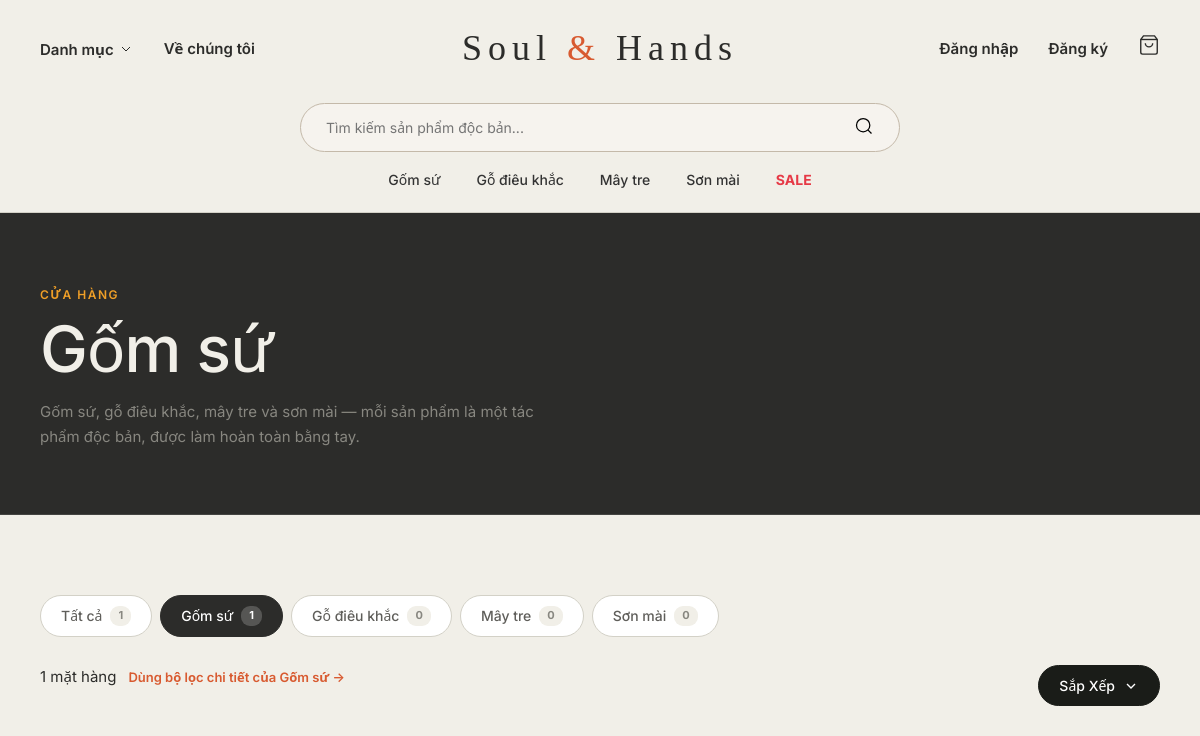
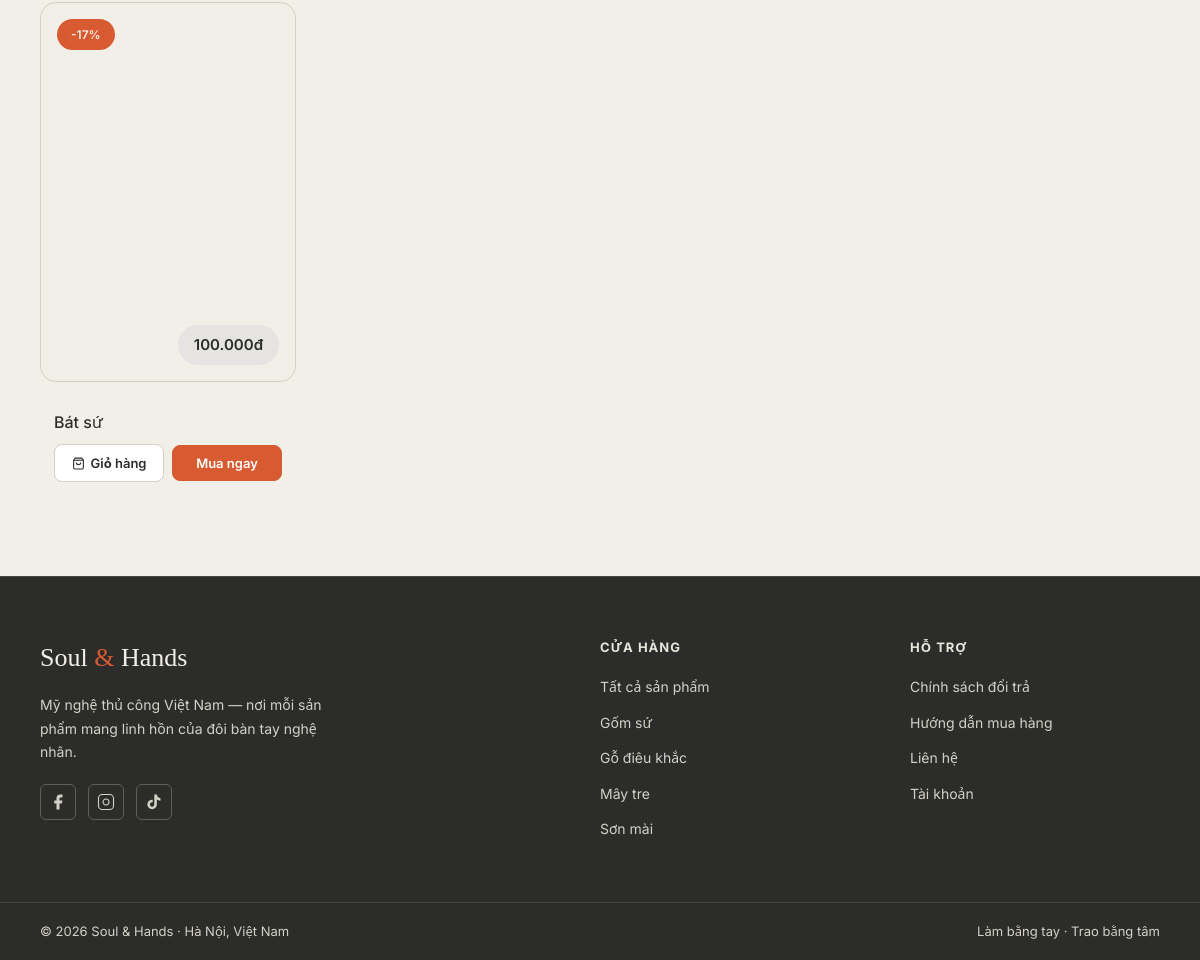
Page /shop.php?cat=gom-su on the earlier database version (2 pictures, top to bottom).
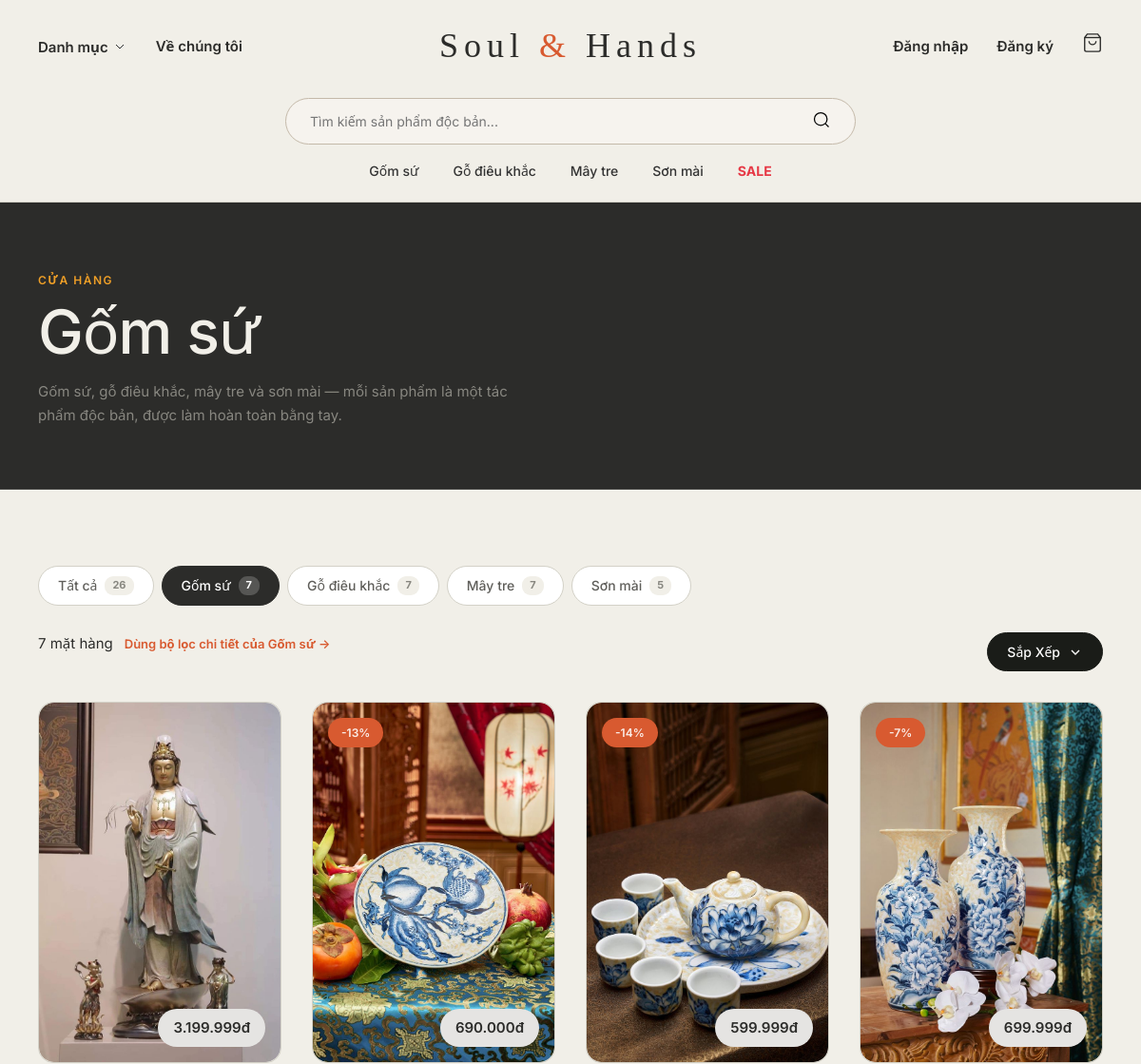
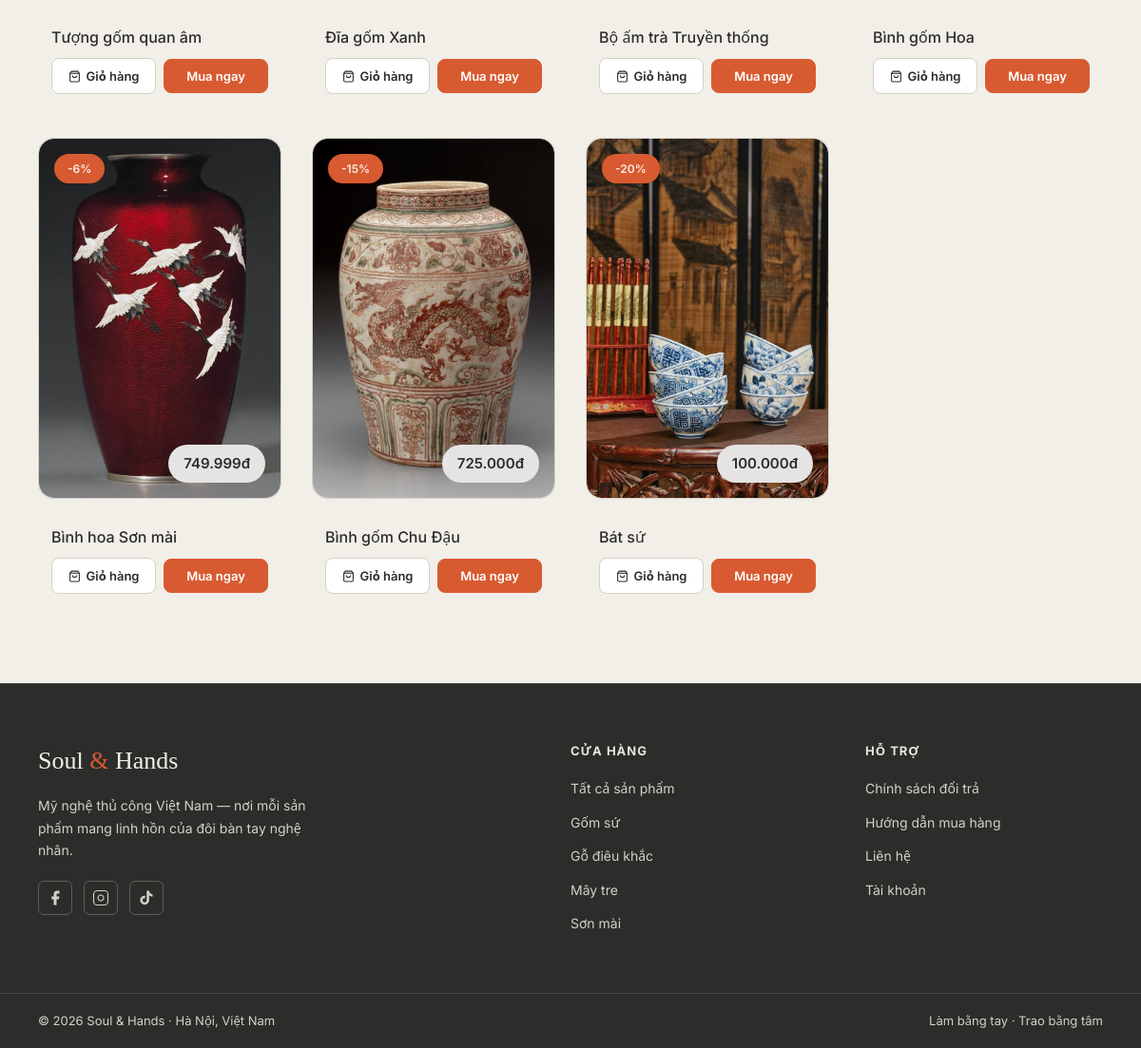
Same page on the later database version (2 pictures, top to bottom).
### tables this page shows
CREATE TABLE `categories` (
  `id` int(10) UNSIGNED NOT NULL,
  `name` varchar(100) NOT NULL,
  `slug` varchar(100) NOT NULL
);

CREATE TABLE `products` (
  `id` int(10) UNSIGNED NOT NULL,
  `name` varchar(200) NOT NULL,
  `category_id` int(10) UNSIGNED NOT NULL,
  `price` decimal(12,0) NOT NULL DEFAULT 0,
  `old_price` decimal(12,0) DEFAULT NULL,
  `badge` varchar(30) DEFAULT NULL,
  `image_url` varchar(500) DEFAULT NULL,
  `description` text DEFAULT NULL,
  `style` varchar(50) DEFAULT NULL,
  `color` varchar(50) DEFAULT NULL,
  `sub_type` varchar(50) DEFAULT NULL,
  `image_class` varchar(30) DEFAULT NULL,
  `created_at` timestamp NOT NULL DEFAULT current_timestamp()
);

### shop.php (the view, shortened to what this page needs)
<?php
require_once 'config/database.php';
require_once 'includes/product-card.php';
$per_page = 12;
$categories = $conn->query("SELECT id, name, slug FROM categories ORDER BY id ASC")
                   ->fetch_all(MYSQLI_ASSOC);
$cat_pages = [
    'gom-su'       => 'gom-su.php',
    'go-dieu-khac' => 'go-dieu-khac.php',
    'may-tre'      => 'may-tre.php',
    'son-mai'      => 'son-mai.php',
];
$cat_counts = [];
$total_all  = 0;
$res = $conn->query("SELECT category_id, COUNT(*) AS cnt FROM products GROUP BY category_id");
while ($r = $res->fetch_assoc()) {
    $cat_counts[(int)$r['category_id']] = (int)$r['cnt'];
    $total_all += (int)$r['cnt'];
}
$cat_slug   = $_GET['cat'] ?? '';
$active_cat = null;
foreach ($categories as $c) {
    if ($c['slug'] === $cat_slug) { $active_cat = $c; break; }
}
$sort_map = [
    'popular'    => 'p.id DESC',
    'price_asc'  => 'p.price ASC',
    'price_desc' => 'p.price DESC',
    'newest'     => 'p.created_at DESC',
];
$sort_labels = [
    'popular'    => 'Sắp Xếp',
    'price_asc'  => 'Giá: Từ Thấp Đến Cao',
    'price_desc' => 'Giá: Từ Cao Đến Thấp',
    'newest'     => 'Hàng Mới Về',
];
$sort = $_GET['sort'] ?? 'popular';
$order_by      = $sort_map[$sort];
$current_label = $sort_labels[$sort];
$page = max(1, (int)($_GET['page'] ?? 1));
$total_items = $active_cat ? ($cat_counts[(int)$active_cat['id']] ?? 0) : $total_all;
$offset = ($page - 1) * $per_page;
if ($active_cat) {
    $stmt = $conn->prepare("
        SELECT p.*, c.name AS category_name
        FROM products p
        JOIN categories c ON p.category_id = c.id
        WHERE p.category_id = ?
        ORDER BY $order_by
        LIMIT $per_page OFFSET $offset
    ");
    $stmt->bind_param('i', $active_cat['id']);
}
$stmt->execute();
$products = $stmt->get_result()->fetch_all(MYSQLI_ASSOC);
function shop_url($cat = '', $sort = 'popular', $page = 1) {
    $p = [];
    if ($cat !== '')         $p['cat']  = $cat;
    if ($sort !== 'popular') $p['sort'] = $sort;
    return 'shop.php' . ($p ? '?' . http_build_query($p) : '');
}
include 'includes/header.php';
?>
<main class="category-page">
    <section class="shop-hero">
        <div class="shop-hero-inner">
            <div class="section-eyebrow light">Cửa hàng</div>
            <h1 class="shop-hero-title"><?= $active_cat ? htmlspecialchars($active_cat['name']) : 'Tất cả <em>tác phẩm</em>' ?></h1>
            <p class="shop-hero-sub">
                Gốm sứ, gỗ điêu khắc, mây tre và sơn mài — mỗi sản phẩm là một tác phẩm độc bản, được làm hoàn toàn bằng tay.
            </p>
        </div>
    </section>
    <section class="products-section shop-grid-wrap">
        <div class="shop-cats">
            <a href="<?= htmlspecialchars(shop_url('', $sort)) ?>" class="shop-cat <?= $cat_slug === '' ? 'active' : '' ?>">
                Tất cả <span class="shop-cat-count"><?= $total_all ?></span>
            </a>
            <?php foreach ($categories as $c): ?>
            <a href="<?= htmlspecialchars(shop_url($c['slug'], $sort)) ?>" class="shop-cat <?= $cat_slug === $c['slug'] ? 'active' : '' ?>">
                <?= htmlspecialchars($c['name']) ?>
                <span class="shop-cat-count"><?= $cat_counts[(int)$c['id']] ?? 0 ?></span>
            </a>
            <?php endforeach; ?>
        </div>
        <div class="products-toolbar">
            <div class="toolbar-left">
                <span class="item-count"><?= $total_items ?> mặt hàng</span>
                <?php if ($active_cat && isset($cat_pages[$active_cat['slug']])): ?>
                <a href="<?= $cat_pages[$active_cat['slug']] ?>" class="filter-clear-all" style="text-decoration:none;color:var(--rust);font-weight:600;">
                    Dùng bộ lọc chi tiết của <?= htmlspecialchars($active_cat['name']) ?> →
                </a>
                <?php endif; ?>
            </div>
            <div class="toolbar-right">
                <div class="sort-dropdown-wrapper">
                    <button class="toolbar-btn btn-sort" id="sort-btn">
                        <?= htmlspecialchars($current_label) ?>
                        <svg width="16" height="16" viewBox="0 0 24 24" fill="none" stroke="currentColor" stroke-width="2"><path d="m6 9 6 6 6-6"/></svg>
                    </button>
                </div>
            </div>
        </div>
        <div class="products-grid">
            <?php if (!empty($products)): ?>
                <?php foreach ($products as $row) render_product_card($row); ?>
            <?php endif; ?>
        </div>
    </section>
</main>
<?php include 'includes/footer.php'; ?>

### includes/header.php (shortened to what this page needs)
<!DOCTYPE html>
<html lang="vi">
<head>
    <link rel="stylesheet" href="assets/css/style.css?v=<?= @filemtime(__DIR__ . '/../assets/css/style.css') ?: 1 ?>">
    <link rel="stylesheet" href="assets/css/category.css?v=<?= @filemtime(__DIR__ . '/../assets/css/category.css') ?: 1 ?>">
    <?php
    $is_logged_in = isset($_SESSION['user_id']) && !empty($_SESSION['user_id']);
    ?>
</head>
<body>
<nav class="header-nav" style="position: relative;">
    <div class="nav-top">
        <div class="nav-left">
    <div class="nav-dropdown-wrapper">
        <button class="nav-item nav-category-btn" id="mega-menu-btn" aria-expanded="false">
            Danh mục
            <svg class="chevron-icon" width="16" height="16" viewBox="0 0 24 24" fill="none" stroke="currentColor" stroke-width="1.5"><path d="m6 9 6 6 6-6"/></svg>
        </button>
    </div>
    <a href="ve-chung-toi.php" class="nav-item">Về chúng tôi</a>
</div>
        <div class="nav-center">
            <a href="index.php" class="logo-text">Soul <em>&</em> Hands</a>
        </div>
        <div class="nav-right">
            <?php if ($is_logged_in): ?>
                <div class="nav-user-wrapper">
                    <button class="nav-user-btn" id="user-menu-btn" aria-expanded="false">
                        <span class="nav-user-avatar">
                            <?= mb_substr($_SESSION['user_name'] ?? 'U', 0, 1, 'UTF-8') ?>
                        </span>
                        <span class="nav-user-name"><?= htmlspecialchars($_SESSION['user_name'] ?? '') ?></span>
                        <svg class="chevron-icon" width="14" height="14" viewBox="0 0 24 24" fill="none" stroke="currentColor" stroke-width="1.5"><path d="m6 9 6 6 6-6"/></svg>
                    </button>
                    <div class="nav-user-dropdown" id="user-menu-content">
                        <?php if (isset($_SESSION['user_role']) && $_SESSION['user_role'] === 'admin'): ?>
                        <a href="admin/index.php" class="user-menu-item">
                            <svg width="15" height="15" viewBox="0 0 24 24" fill="none" stroke="currentColor" stroke-width="1.5"><rect x="3" y="3" width="7" height="7"/><rect x="14" y="3" width="7" height="7"/><rect x="14" y="14" width="7" height="7"/><rect x="3" y="14" width="7" height="7"/></svg>
                            Quản trị
                        </a>
                        <?php endif; ?>
                        <a href="orders.php" class="user-menu-item">
                            <svg width="15" height="15" viewBox="0 0 24 24" fill="none" stroke="currentColor" stroke-width="1.5"><path d="M9 11l3 3L22 4"/><path d="M21 12v7a2 2 0 0 1-2 2H5a2 2 0 0 1-2-2V5a2 2 0 0 1 2-2h11"/></svg>
                            Đơn hàng của tôi
                        </a>
                        <div class="user-menu-divider"></div>
                        <a href="logout.php" class="user-menu-item user-menu-logout">
                            <svg width="15" height="15" viewBox="0 0 24 24" fill="none" stroke="currentColor" stroke-width="1.5"><path d="M9 21H5a2 2 0 0 1-2-2V5a2 2 0 0 1 2-2h4"/><polyline points="16 17 21 12 16 7"/><line x1="21" y1="12" x2="9" y2="12"/></svg>
                            Đăng xuất
                        </a>
                    </div>
                </div>
            <?php else: ?>
                <a href="login.php" class="nav-item">Đăng nhập</a>
                <a href="register.php" class="nav-item">Đăng ký</a>
            <?php endif; ?>
            <a href="cart.php" class="cart-icon" aria-label="Giỏ hàng">
                <svg width="22" height="22" viewBox="0 0 24 24" fill="none" stroke="currentColor" stroke-width="1.5"><path d="M6 2 3 6v14a2 2 0 0 0 2 2h14a2 2 0 0 0 2-2V6l-3-4z"/><line x1="3" y1="6" x2="21" y2="6"/><path d="M16 10a4 4 0 0 1-8 0"/></svg>
            </a>
        </div>
    </div>
    <div class="nav-bottom">
        <div class="search-bar" id="search-bar-wrap" style="position:relative;">
            <form method="GET" action="search.php" role="search" style="display:contents;">
                <?php $search_q = htmlspecialchars($_GET['q'] ?? '', ENT_QUOTES); ?>
                <input
                    type="text" name="q" id="nav-search-input"
                    placeholder="Tìm kiếm sản phẩm độc bản..."
                    class="search-input" autocomplete="off"
                    value="<?= $search_q ?>"
                    aria-label="Tìm kiếm"
                >
                <button type="submit" class="search-btn" aria-label="Tìm kiếm">
                    <svg width="20" height="20" viewBox="0 0 24 24" fill="none" stroke="currentColor" stroke-width="1.5"><circle cx="11" cy="11" r="8"/><path d="m21 21-4.35-4.35"/></svg>
                </button>
            </form>
        </div>
        <ul class="sub-categories">
            <li><a href="gom-su.php">Gốm sứ</a></li>
            <li><a href="go-dieu-khac.php">Gỗ điêu khắc</a></li>
            <li><a href="may-tre.php">Mây tre</a></li>
            <li><a href="son-mai.php">Sơn mài</a></li>
            <li><a href="sale.php" class="sale-link">SALE</a></li>
        </ul>
    </div>
</nav>

### includes/product-card.php (shortened to what this page needs)
<?php
if (!function_exists('render_product_card')) {
    function render_product_card(array $p, array $opts = []) {
        $id       = (int)$p['id'];
        $name     = (string)$p['name'];
        $image    = (string)($p['image_url'] ?? '');
        $badge    = (string)($p['badge'] ?? '');
        $is_sale  = !empty($opts['sale']);
        $name_html = $opts['name_html'] ?? htmlspecialchars($name);
        $data_attrs = 'data-id="' . $id . '"'
            . ' data-name="' . htmlspecialchars($name, ENT_QUOTES) . '"'
            . ' data-price="' . (int)$p['price'] . '"'
            . ' data-image="' . htmlspecialchars($image, ENT_QUOTES) . '"';
        ?>
        <div class="product-card">
            <div class="product-img" onclick="location.href='product.php?id=<?= $id ?>'">
                <?php if ($image !== ''): ?>
                    <img src="<?= htmlspecialchars($image) ?>" alt="<?= htmlspecialchars($name) ?>" class="real-product-img">
                <?php else: ?>
                    <div class="fallback-img <?= htmlspecialchars((string)($p['image_class'] ?? '')) ?>"></div>
                <?php endif; ?>
                <?php if ($badge !== ''): ?>
                    <div class="product-badge <?= $is_sale ? 'sale-badge' : ($badge === 'Mới' ? 'new-badge' : '') ?>">
                        <?= htmlspecialchars($badge) ?>
                    </div>
                <?php endif; ?>
                <div class="price-floating-badge"><?= number_format($p['price'], 0, ',', '.') ?>đ</div>
            </div>
            <div class="product-body">
                <h3 class="product-name" onclick="location.href='product.php?id=<?= $id ?>'"><?= $name_html ?></h3>
                <div class="product-actions">
                    <button class="btn-add-cart" <?= $data_attrs ?>>
                        <svg width="13" height="13" viewBox="0 0 24 24" fill="none" stroke="currentColor" stroke-width="2"><path d="M6 2 3 6v14a2 2 0 0 0 2 2h14a2 2 0 0 0 2-2V6l-3-4z"/><line x1="3" y1="6" x2="21" y2="6"/><path d="M16 10a4 4 0 0 1-8 0"/></svg>
                        Giỏ hàng
                    </button>
                    <button class="btn-buy-now" <?= $data_attrs ?>>Mua ngay</button>
                </div>
            </div>
        </div>
        <?php
    }
}

### includes/footer.php (shortened to what this page needs)
<footer class="footer">
  <div class="footer-top">
    <div class="footer-brand">
      <div class="footer-logo">Soul <em>&</em> Hands</div>
      <p>Mỹ nghệ thủ công Việt Nam — nơi mỗi sản phẩm mang linh hồn của đôi bàn tay nghệ nhân.</p>
      <div class="social-row">
        <a href="#" aria-label="Facebook">
          <svg width="18" height="18" viewBox="0 0 24 24" fill="currentColor"><path d="M18 2h-3a5 5 0 0 0-5 5v3H7v4h3v8h4v-8h3l1-4h-4V7a1 1 0 0 1 1-1h3z"/></svg>
        </a>
        <a href="#" aria-label="Instagram">
          <svg width="18" height="18" viewBox="0 0 24 24" fill="none" stroke="currentColor" stroke-width="1.5"><rect x="2" y="2" width="20" height="20" rx="5" ry="5"/><path d="M16 11.37A4 4 0 1 1 12.63 8 4 4 0 0 1 16 11.37z"/><line x1="17.5" y1="6.5" x2="17.51" y2="6.5"/></svg>
        </a>
        <a href="#" aria-label="TikTok">
        </a>
      </div>
    </div>
    <div class="footer-col">
      <h4>Cửa hàng</h4>
      <ul>
        <li><a href="shop.php">Tất cả sản phẩm</a></li>
        <li><a href="gom-su.php">Gốm sứ</a></li>
        <li><a href="go-dieu-khac.php">Gỗ điêu khắc</a></li>
        <li><a href="may-tre.php">Mây tre</a></li>
        <li><a href="son-mai.php">Sơn mài</a></li>
      </ul>
    </div>
    <div class="footer-col">
      <h4>Hỗ trợ</h4>
      <ul>
        <li><a href="#">Chính sách đổi trả</a></li>
        <li><a href="#">Hướng dẫn mua hàng</a></li>
        <li><a href="#">Liên hệ</a></li>
        <li><a href="login.php">Tài khoản</a></li>
      </ul>
    </div>
  </div>
  <div class="footer-bottom">
    <span>© 2026 Soul & Hands · Hà Nội, Việt Nam</span>
    <span>Làm bằng tay · Trao bằng tâm</span>
  </div>
</footer>
</body>
</html>

### assets/css/category.css (style rules this page uses)
.category-page { min-height: 80vh; }
.products-toolbar { display: flex; justify-content: space-between; align-items: flex-start; margin-bottom: 32px; font-family: var(--font-menu); flex-wrap: wrap; gap: 12px; }
.toolbar-left, .toolbar-right { display: flex; align-items: center; gap: 12px; flex-wrap: wrap; }
.toolbar-btn { display: flex; align-items: center; gap: 8px; padding: 10px 20px; border-radius: 50px; font-family: var(--font-menu); font-size: 14px; font-weight: 500; cursor: pointer; transition: all 0.2s; white-space: nowrap; }
.item-count { font-size: 15px; color: var(--ink); font-weight: 400; }
.filter-clear-all { font-family: var(--font-menu); font-size: 13px; color: var(--ink3); text-decoration: underline; cursor: pointer; white-space: nowrap; transition: color 0.2s; }
.sort-dropdown-wrapper { position: relative; }
.btn-sort { background: #1A1C18; border: 1px solid #1A1C18; color: #ffffff; }

### shop.php (style rules this page uses)
.shop-hero { background: var(--ink); padding: 72px 40px 64px; border-bottom: 0.5px solid #444441; }
.shop-hero-inner { max-width: 1440px; margin: 0 auto; }
.shop-hero-title { font-family: var(--font-display); font-size: 64px; font-weight: 500; color: var(--cream); letter-spacing: -1px; line-height: 1.1; margin: 8px 0 14px; }
.shop-hero-sub { font-family: var(--font-menu); font-size: 15px; color: var(--ink3); max-width: 520px; line-height: 1.7; }
.shop-cats { display: flex; gap: 8px; flex-wrap: wrap; margin-bottom: 28px; }
.shop-cat { display: inline-flex; align-items: center; gap: 8px; padding: 9px 20px; border-radius: 50px; font-family: var(--font-menu); font-size: 14px; font-weight: 500; border: 1.5px solid var(--cream2); background: #fff; color: var(--ink2); transition: all 0.2s; }
.shop-cat.active { background: var(--ink); border-color: var(--ink); color: #fff; }
.shop-cat-count { font-size: 11px; font-weight: 700; padding: 1px 8px; border-radius: 9px; background: var(--page); color: var(--ink3); }
.shop-cat.active .shop-cat-count { background: rgba(255,255,255,0.2); color: #fff; }
.shop-grid-wrap .products-grid { grid-template-columns: repeat(4, 1fr); }

Differences in the rows shown:
removed products: badge "-17%", price "100.000", name "Bát sứ"
computed for categories "Gốm sứ": id "1" → "7"
computed for categories "Gỗ điêu khắc": id "0" → "7"
computed for categories "Mây tre": id "0" → "7"
computed for categories "Sơn mài": id "0" → "5"
added products: image_url (picture), price "3.199.999", name "Tượng gốm quan âm"
added products: image_url (picture), badge "-13%", price "690.000", name "Đĩa gốm Xanh"
added products: image_url (picture), badge "-14%", price "599.999", name "Bộ ấm trà Truyền thống"
added products: image_url (picture), badge "-7%", price "699.999", name "Bình gốm Hoa"
added products: image_url (picture), badge "-6%", price "749.999", name "Bình hoa Sơn mài"
added products: image_url (picture), badge "-15%", price "725.000", name "Bình gốm Chu Đậu"
added products: image_url (picture), badge "-20%", price "100.000", name "Bát sứ"
Other differences:
$total_all: "1" → "26"
